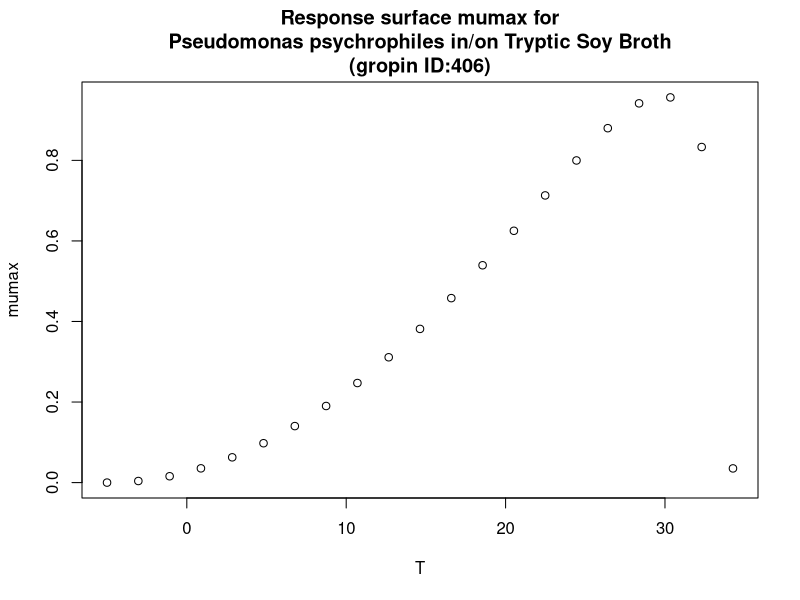

Write R code to recreate this figure.
#############################
# start of Parameter script
#############################
T <- seq(-5.005,34.2657342657343,length.out=21)
#############################
# end of Parameter script
#############################
############################# 
# start of Model script Gropin ID 406 
#############################
 
# constant coefficients for this model
 
variables <- data.frame(T)
argumentsPar <- expand.grid(variables)
 
# heart of the model
response_surface <- function(T) {
   mumax <-(9.6*(10^-1)*(T-34.3)*((T+5)^2))/((29.8+5)*((29.8+5)*(T-29.8)-(29.8-34.3)*(29.8-5-2*T)))

return(mumax=mumax)
} 

# output parameters
responseSurface <- cbind(argumentsPar,response_surface(argumentsPar['T']))
colnames(responseSurface) <- c(colnames(argumentsPar),'mumax')
#############################
# End of Model script
#############################
############################# 
# start of Visualisation script Gropin ID 406 
#############################
plot(T,responseSurface$'mumax',xlab='T',
                          ylab='mumax',main='Response surface mumax for
Pseudomonas psychrophiles in/on Tryptic Soy Broth
(gropin ID:406)')
#############################
# End of Visualisation script
#############################
